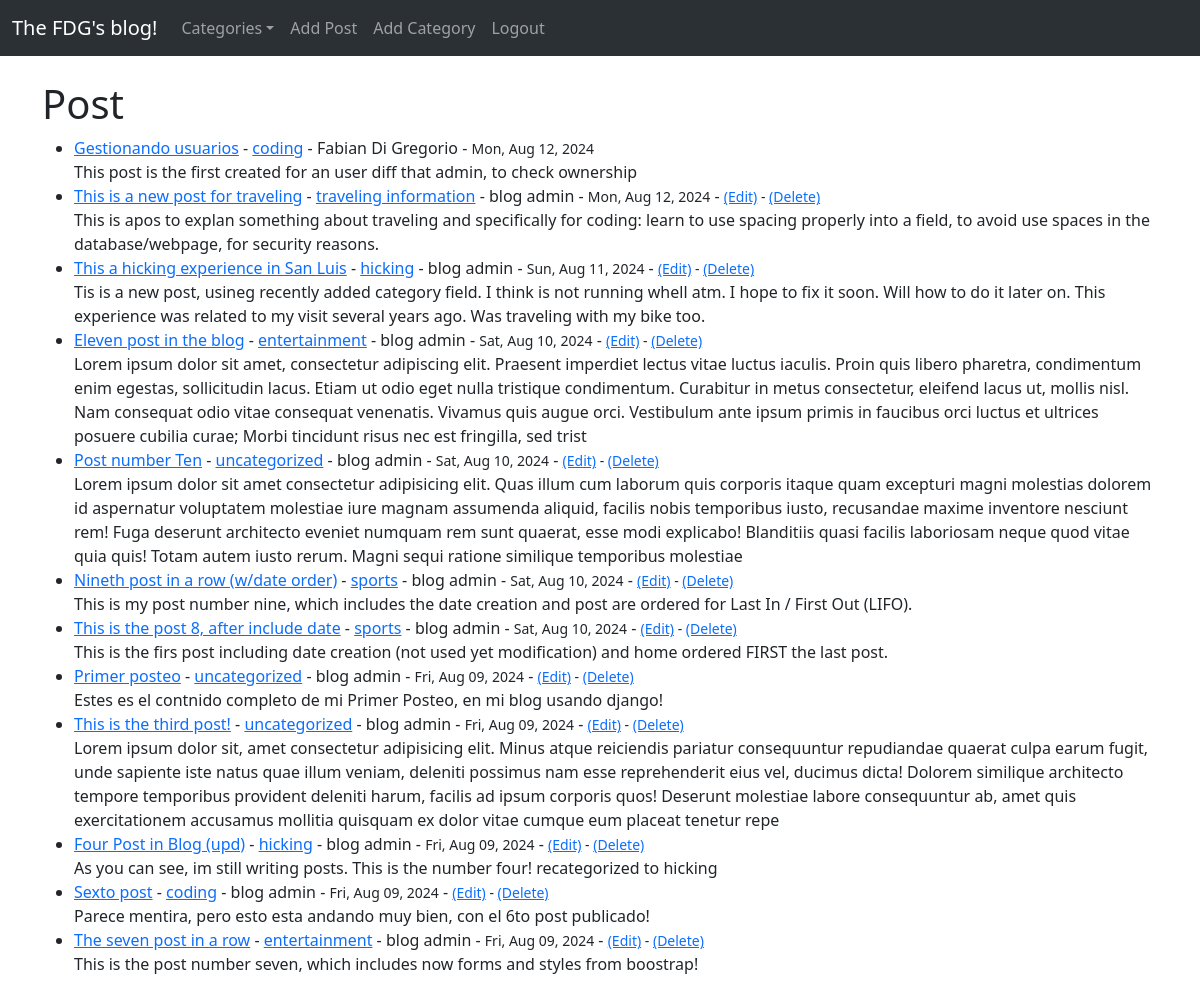
The app's page / (signed in) with its own data.
### fdgblog/models.py (models this page shows, shortened)
class Post(models.Model):
    title = models.CharField(max_length=255)
    title_tag = models.CharField(max_length=255)
    author = models.ForeignKey(User, on_delete=models.CASCADE)
    content = models.TextField()
    created = models.DateTimeField(auto_now_add=True)
    modified = models.DateTimeField(auto_now=True)
    category = models.CharField(max_length=255, default="uncategorized")
    def get_formatted_created(self):
        return self.created.strftime("%a, %b %d, %Y")  # Example format

### fdgblog/views.py (the view)
# urls.py: path('', HomeView.as_view(), name='home'),
class HomeView(ListView):
    model = Post
    template_name = 'home.html'
    ordering = ['-created']
    def get_context_data(self, *args, **kwargs):
        cat_menu = Category.objects.all()
        context = super(HomeView, self).get_context_data(*args, **kwargs)
        context["cat_menu"] = cat_menu
        return context

### fdgblog/models.py (called while the page is built)
    def __str__(self):
        return self.name

### fdgblog/templates/home.html
{% extends 'base.html' %}
{% block content %}
    <h1>Post</h1>
    <ul>
    {% for post in object_list %}
        <li><a href="{% url 'article_details' post.pk %}">{{ post.title}}</a>
             - <a href="{% url 'categories' post.category|slugify %}">{{ post.category }}</a>
             - {{ post.author.first_name}} {{ post.author.last_name}}
             - <small>{{ post.get_formatted_created }}</small>
        {% if user.is_authenticated %}
            {% if user.id == post.author.id  %}
                - <small><a href="{% url 'update_post' post.pk %}">(Edit)</a> - <a href="{% url 'delete_post' post.pk %}">(Delete)</a></small>
            {% endif %}
        {% endif %}
        <br/>
        {{ post.content|slice:":500" }}</li>
    {% endfor %}
    </ul>
{% endblock %}

### records on screen
Post: title "Gestionando usuarios", category "coding", author.first_name "Fabian", author.last_name "Di Gregorio", get_formatted_created "Mon, Aug 12, 2024", content "This post is the first created for an user diff that admin, to check ownership"
Post: title "This is a new post for traveling", category "traveling information", author.first_name "blog", author.last_name "admin", get_formatted_created "Mon, Aug 12, 2024", shows "(Edit)", content "This is apos to explan something about traveling and specifically for coding: learn to use spacing properly into a field, to avoid use spaces in the database/webpage, for security reasons."
Post: title "This a hicking experience in San Luis", category "hicking", author.first_name "blog", author.last_name "admin", get_formatted_created "Sun, Aug 11, 2024", shows "(Edit)", content "Tis is a new post, usineg recently added category field. I think is not running whell atm. I hope to fix it soon. Will how to do it later on. This experience was related to my visit several years ago. Was traveling with my bike too."
Post: title "Eleven post in the blog", category "entertainment", author.first_name "blog", author.last_name "admin", get_formatted_created "Sat, Aug 10, 2024", shows "(Edit)", content "Lorem ipsum dolor sit amet, consectetur adipiscing elit. Praesent imperdiet lectus vitae luctus iaculis. Proin quis libero pharetra, condimentum enim egestas, sollicitudin lacus. Etiam ut odio eget nulla tristique condimentum. Curabitur in metus consectetur, eleifend lacus ut, mollis nisl. Nam consequat odio vitae consequat venenatis. Vivamus quis augue orci. Vestibulum ante ipsum primis in faucibus orci luctus et ultrices posuere cubilia curae; Morbi tincidunt risus nec est fringilla, sed trist"
Post: title "Post number Ten", category "uncategorized", author.first_name "blog", author.last_name "admin", get_formatted_created "Sat, Aug 10, 2024", shows "(Edit)", content "Lorem ipsum dolor sit amet consectetur adipisicing elit. Quas illum cum laborum quis corporis itaque quam excepturi magni molestias dolorem id aspernatur voluptatem molestiae iure magnam assumenda aliquid, facilis nobis temporibus iusto, recusandae maxime inventore nesciunt rem! Fuga deserunt architecto eveniet numquam rem sunt quaerat, esse modi explicabo! Blanditiis quasi facilis laboriosam neque quod vitae quia quis! Totam autem iusto rerum. Magni sequi ratione similique temporibus molestiae"
Post: title "Nineth post in a row (w/date order)", category "sports", author.first_name "blog", author.last_name "admin", get_formatted_created "Sat, Aug 10, 2024", shows "(Edit)", content "This is my post number nine, which includes the date creation and post are ordered for Last In / First Out (LIFO)."
Post: title "This is the post 8, after include date", category "sports", author.first_name "blog", author.last_name "admin", get_formatted_created "Sat, Aug 10, 2024", shows "(Edit)", content "This is the firs post including date creation (not used yet modification) and home ordered FIRST the last post."
Post: title "Primer posteo", category "uncategorized", author.first_name "blog", author.last_name "admin", get_formatted_created "Fri, Aug 09, 2024", shows "(Edit)", content "Estes es el contnido completo de mi Primer Posteo, en mi blog usando django!"
Post: title "This is the third post!", category "uncategorized", author.first_name "blog", author.last_name "admin", get_formatted_created "Fri, Aug 09, 2024", shows "(Edit)", content "Lorem ipsum dolor sit, amet consectetur adipisicing elit. Minus atque reiciendis pariatur consequuntur repudiandae quaerat culpa earum fugit, unde sapiente iste natus quae illum veniam, deleniti possimus nam esse reprehenderit eius vel, ducimus dicta! Dolorem similique architecto tempore temporibus provident deleniti harum, facilis ad ipsum corporis quos! Deserunt molestiae labore consequuntur ab, amet quis exercitationem accusamus mollitia quisquam ex dolor vitae cumque eum placeat tenetur repe"
Post: title "Four Post in Blog (upd)", category "hicking", author.first_name "blog", author.last_name "admin", get_formatted_created "Fri, Aug 09, 2024", shows "(Edit)", content "As you can see, im still writing posts. This is the number four! recategorized to hicking"
Post: title "Sexto post", category "coding", author.first_name "blog", author.last_name "admin", get_formatted_created "Fri, Aug 09, 2024", shows "(Edit)", content "Parece mentira, pero esto esta andando muy bien, con el 6to post publicado!"
Post: title "The seven post in a row", category "entertainment", author.first_name "blog", author.last_name "admin", get_formatted_created "Fri, Aug 09, 2024", shows "(Edit)", content "This is the post number seven, which includes now forms and styles from boostrap!"
